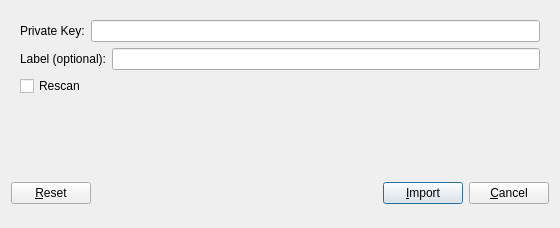
<?xml version="1.0" encoding="UTF-8"?>
<ui version="4.0">
 <class>ImportKeysDialog</class>
 <widget class="QDialog" name="ImportKeysDialog">
  <property name="geometry">
   <rect>
    <x>0</x>
    <y>0</y>
    <width>560</width>
    <height>200</height>
   </rect>
  </property>
  <property name="windowTitle">
   <string>Import Private Key</string>
  </property>
  <property name="modal">
   <bool>true</bool>
  </property>
  <layout class="QVBoxLayout" name="verticalLayout">
   <item>
    <widget class="QWidget" name="tabImportPrivateKey">
     <attribute name="title">
      <string>&amp;Import Private Key</string>
     </attribute>
     <layout class="QVBoxLayout" name="verticalLayout_Display">
      <item>
       <layout class="QHBoxLayout" name="horizontalLayout_1_ImportPrivateKey">
        <item>
         <widget class="QLabel" name="privateKeyWidgetLabel">
          <property name="text">
           <string>Private Key:</string>
          </property>
          <property name="textFormat">
           <enum>Qt::PlainText</enum>
          </property>
         </widget>
        </item>
        <item>
         <widget class="QLineEdit" name="privateKey">
          <property name="toolTip">
           <string>Private key to import into your wallet</string>
          </property>
         </widget>
        </item>
       </layout>
      </item>
      <item>
       <layout class="QHBoxLayout" name="horizontalLayout_2_ImportPrivateKey">
        <item>
         <widget class="QLabel" name="privateKeyLabelWidgetLabel">
          <property name="toolTip">
           <string>Label for this private key in your wallet</string>
          </property>
          <property name="text">
           <string>Label (optional):</string>
          </property>
          <property name="buddy">
           <cstring>privateKeyLabel</cstring>
          </property>
         </widget>
        </item>
        <item>
         <widget class="QLineEdit" name="privateKeyLabel">
          <property name="toolTip">
           <string>Label for this private key in your wallet</string>
          </property>
         </widget>
        </item>
       </layout>
      </item>
      <item>
       <widget class="QCheckBox" name="rescanCheckBox">
        <property name="toolTip">
         <string extracomment="Rescan the blockchain on import (disabled when running in pruned mode)."/>
        </property>
        <property name="text">
         <string>Rescan</string>
        </property>
       </widget>
      </item>
      <item>
       <widget class="QLabel" name="privateKeyImportTextMessage">
        <property name="text">
         <string></string>
        </property>
       </widget>
      </item>
      <item>
       <spacer name="verticalSpacer_ImportPrivateKey">
        <property name="orientation">
         <enum>Qt::Vertical</enum>
        </property>
        <property name="sizeHint" stdset="0">
         <size>
          <width>20</width>
          <height>40</height>
         </size>
        </property>
       </spacer>
      </item>
     </layout>
    </widget>
   </item>
   <item>
    <widget class="QFrame" name="frame">
     <layout class="QVBoxLayout" name="verticalLayout_Bottom">
      <item>
       <layout class="QHBoxLayout" name="horizontalLayout_Bottom"/>
      </item>
      <item>
       <widget class="QLabel" name="overriddenByCommandLineLabel">
        <property name="text">
         <string/>
        </property>
        <property name="textFormat">
         <enum>Qt::PlainText</enum>
        </property>
        <property name="wordWrap">
         <bool>true</bool>
        </property>
       </widget>
      </item>
     </layout>
    </widget>
   </item>
   <item>
    <layout class="QHBoxLayout" name="horizontalLayout_Buttons">
     <item>
      <widget class="QPushButton" name="resetButton">
       <property name="toolTip">
        <string>Reset all key management options to default.</string>
       </property>
       <property name="text">
        <string>&amp;Reset</string>
       </property>
       <property name="autoDefault">
        <bool>false</bool>
       </property>
      </widget>
     </item>
     <item>
      <spacer name="horizontalSpacer_1">
       <property name="orientation">
        <enum>Qt::Horizontal</enum>
       </property>
       <property name="sizeHint" stdset="0">
        <size>
         <width>40</width>
         <height>48</height>
        </size>
       </property>
      </spacer>
     </item>
     <item>
      <widget class="QLabel" name="statusLabel">
       <property name="minimumSize">
        <size>
         <width>200</width>
         <height>0</height>
        </size>
       </property>
       <property name="font">
        <font>
         <weight>75</weight>
         <bold>true</bold>
        </font>
       </property>
       <property name="text">
        <string/>
       </property>
       <property name="textFormat">
        <enum>Qt::PlainText</enum>
       </property>
       <property name="wordWrap">
        <bool>true</bool>
       </property>
      </widget>
     </item>
     <item>
      <widget class="QPushButton" name="okButton">
       <property name="text">
        <string>&amp;Import</string>
       </property>
       <property name="autoDefault">
        <bool>false</bool>
       </property>
       <property name="default">
        <bool>true</bool>
       </property>
      </widget>
     </item>
     <item>
      <widget class="QPushButton" name="cancelButton">
       <property name="text">
        <string>&amp;Cancel</string>
       </property>
       <property name="autoDefault">
        <bool>false</bool>
       </property>
      </widget>
     </item>
    </layout>
   </item>
  </layout>
 </widget>
 <resources/>
 <connections/>
</ui>
